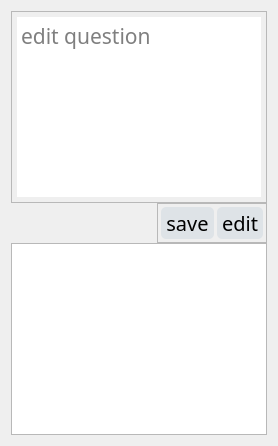
        <widget class="QWidget" name="editQPage">
         <layout class="QVBoxLayout" name="verticalLayout_6">
          <property name="spacing">
           <number>0</number>
          </property>
          <item>
           <widget class="QTextEdit" name="editQInput">
            <property name="maximumSize">
             <size>
              <width>16777215</width>
              <height>200</height>
             </size>
            </property>
            <property name="font">
             <font>
              <family>Poppins</family>
              <pointsize>16</pointsize>
             </font>
            </property>
            <property name="styleSheet">
             <string notr="true">padding: 5px;</string>
            </property>
            <property name="acceptRichText">
             <bool>false</bool>
            </property>
            <property name="placeholderText">
             <string>edit question</string>
            </property>
           </widget>
          </item>
          <item alignment="Qt::AlignmentFlag::AlignRight">
           <widget class="QFrame" name="qActionFrame">
            <property name="sizePolicy">
             <sizepolicy hsizetype="Expanding" vsizetype="Preferred">
              <horstretch>0</horstretch>
              <verstretch>0</verstretch>
             </sizepolicy>
            </property>
            <property name="styleSheet">
             <string notr="true">QPushButton{
	background: #DEE3E7;
	border: none;
	border-radius: 5px;
	padding: 2 5;

}</string>
            </property>
            <property name="frameShape">
             <enum>QFrame::Shape::StyledPanel</enum>
            </property>
            <property name="frameShadow">
             <enum>QFrame::Shadow::Raised</enum>
            </property>
            <layout class="QHBoxLayout" name="horizontalLayout_5">
             <property name="spacing">
              <number>3</number>
             </property>
             <property name="leftMargin">
              <number>3</number>
             </property>
             <property name="topMargin">
              <number>3</number>
             </property>
             <property name="rightMargin">
              <number>3</number>
             </property>
             <property name="bottomMargin">
              <number>3</number>
             </property>
             <item>
              <widget class="QPushButton" name="saveQBtn_2">
               <property name="maximumSize">
                <size>
                 <width>100</width>
                 <height>16777215</height>
                </size>
               </property>
               <property name="font">
                <font>
                 <family>Poppins</family>
                 <pointsize>15</pointsize>
                </font>
               </property>
               <property name="cursor">
                <cursorShape>PointingHandCursor</cursorShape>
               </property>
               <property name="text">
                <string>save</string>
               </property>
               <property name="icon">
                <iconset>
                 <normaloff>ic/save.svg</normaloff>ic/save.svg</iconset>
               </property>
               <property name="iconSize">
                <size>
                 <width>35</width>
                 <height>35</height>
                </size>
               </property>
              </widget>
             </item>
             <item>
              <widget class="QPushButton" name="editQBtn_2">
               <property name="sizePolicy">
                <sizepolicy hsizetype="Minimum" vsizetype="Preferred">
                 <horstretch>0</horstretch>
                 <verstretch>0</verstretch>
                </sizepolicy>
               </property>
               <property name="maximumSize">
                <size>
                 <width>100</width>
                 <height>16777215</height>
                </size>
               </property>
               <property name="font">
                <font>
                 <family>Poppins</family>
                 <pointsize>15</pointsize>
                </font>
               </property>
               <property name="cursor">
                <cursorShape>PointingHandCursor</cursorShape>
               </property>
               <property name="styleSheet">
                <string notr="true"/>
               </property>
               <property name="text">
                <string>edit</string>
               </property>
               <property name="icon">
                <iconset>
                 <normaloff>ic/editq.svg</normaloff>ic/editq.svg</iconset>
               </property>
               <property name="iconSize">
                <size>
                 <width>35</width>
                 <height>35</height>
                </size>
               </property>
              </widget>
             </item>
            </layout>
           </widget>
          </item>
          <item>
           <widget class="QListView" name="editQList"/>
          </item>
         </layout>
        </widget>
